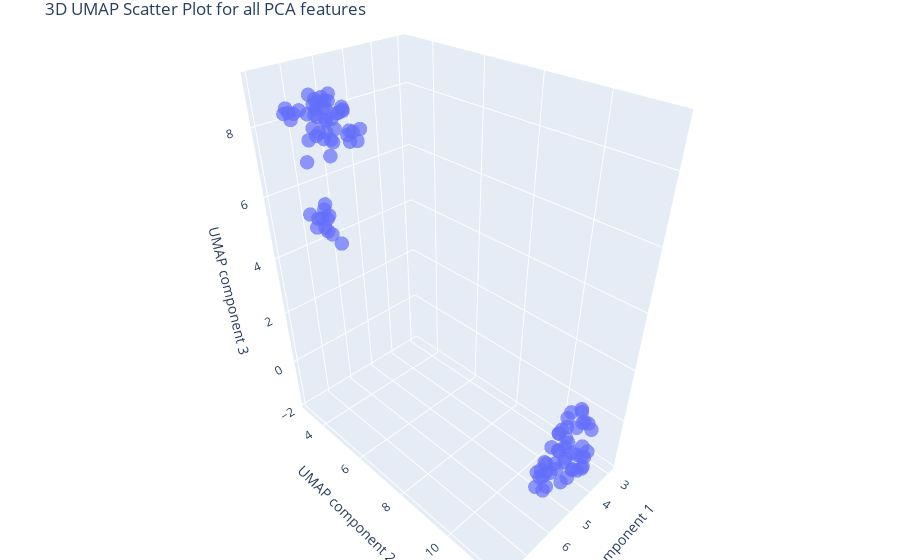

Here is the notebook cell this chart was saved with:
### Code cell
import plotly.graph_objects as go

# Interactive 3D scatter plot
fig = go.Figure(data=[go.Scatter3d(
    x=umap_3d[:, 0],
    y=umap_3d[:, 1],
    z=umap_3d[:, 2],
    mode='markers',
    marker=dict(
        size=5,
        opacity=0.7
    )
)])

fig.update_layout(
    title='3D UMAP Scatter Plot for all PCA features',
    scene=dict(
        xaxis_title='UMAP component 1',
        yaxis_title='UMAP component 2',
        zaxis_title='UMAP component 3'
    ),
    margin=dict(l=0, r=0, b=0, t=30)
)

fig.show()
